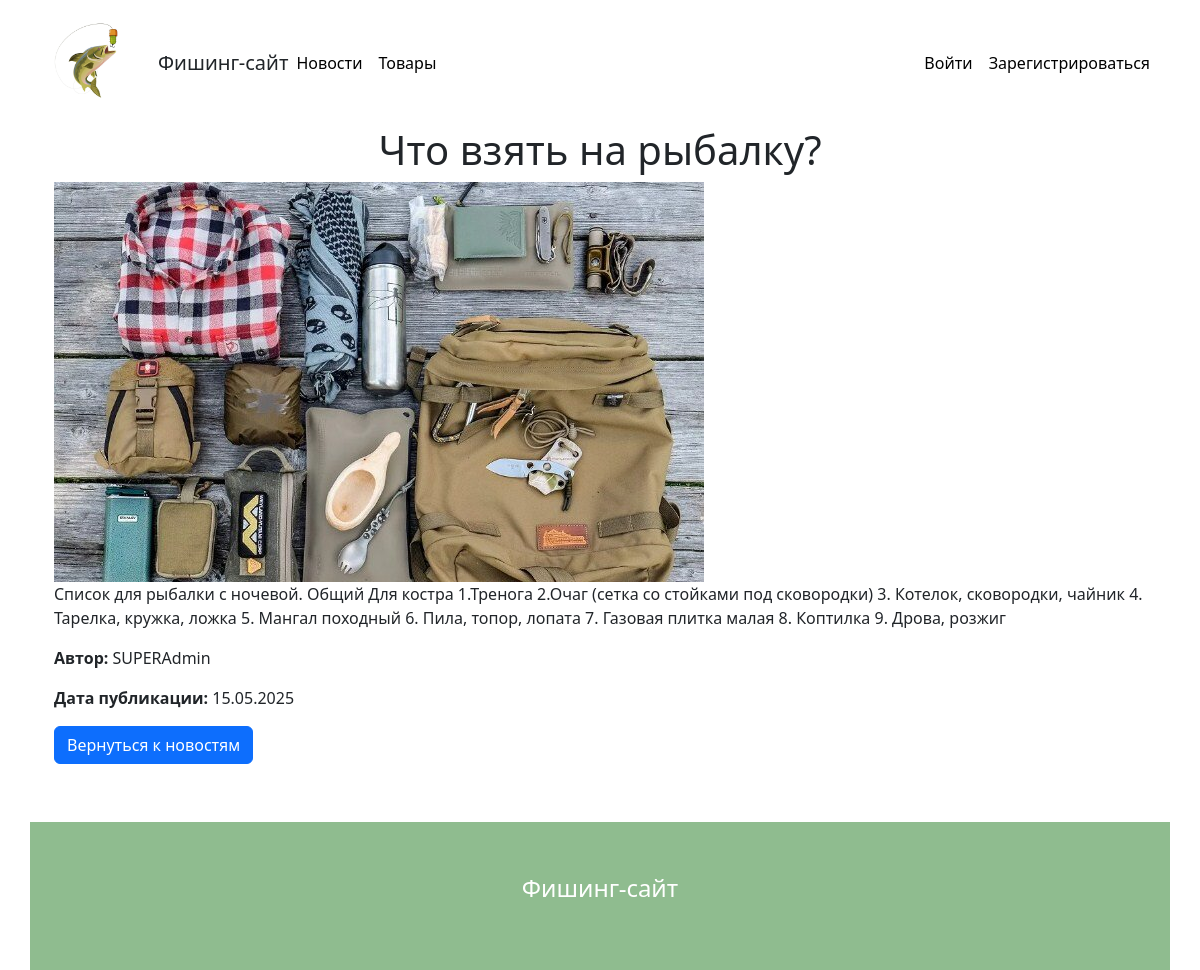
Screenshot of /news/7 with the database file from the repository.
### core/app/news/models.py (models this page shows)
class News(db.Model):
    __tablename__ = "news"
    id = db.Column(db.Integer, primary_key=True)
    title = db.Column(db.String(100), nullable=False)
    picture = db.Column(
        db.String(200),
        nullable=True,
    )
    text = db.Column(
        db.String(500),
        nullable=False,
    )
    author_id = db.Column(db.Integer, db.ForeignKey("users.id", name="author"))
    author = db.relationship(User)
    news_type = db.Column(
        sqlalchemy.Enum(NewsType),
        default=NewsType.regular,
    )
    is_published = db.Column(
        db.Boolean,
        nullable=False,
        default=True,
    )
    created_at = db.Column(db.DateTime, default=datetime.now)

### core/app/users/models.py (models this page shows, shortened)
class User(db.Model, UserMixin):
    __tablename__ = "users"
    id = sqlalchemy.Column(
        sqlalchemy.Integer,
        primary_key=True,
        autoincrement=True,
    )
    name = sqlalchemy.Column(
        sqlalchemy.String,
        nullable=True,
    )
    email = sqlalchemy.Column(
        sqlalchemy.String,
        index=True,
        unique=True,
        nullable=True,
    )
    role = db.Column(
        sqlalchemy.Enum(UserRole),
        default=UserRole.user,
        nullable=False,
    )
    hashed_password = sqlalchemy.Column(
        sqlalchemy.String,
        nullable=True,
    )
    created_date = sqlalchemy.Column(
        sqlalchemy.DateTime,
        default=datetime.datetime.now,
    )

### core/routes/news/routes.py (the view)
@news_bp.route("/news/<int:id>", methods=["GET"])
def get_news_item(id: int):
    news_item = NewsService.get_news_item(id)
    return render_template("news/news-item.html", news_item=news_item)

### core/app/news/services.py (called while the page is built)
    def get_news_item(id: int):
        news_item = db.session.query(News).get(id)
        return news_item

### templates/news/news-item.html
{% extends "base.html" %}
{% block content %}
<div class="container">
    <div class="news-item">
        <h1 class="text-center">{{ news_item.title }}</h1>
        {% if news_item.picture %}
            <img src="../{{ news_item.picture }}" alt="{{ news_item.title }}" class="news_item.image img-fluid">
        {% endif %}
        <p class="news_item-text">{{ news_item.text }}</p>
        <p class="news_item-author"><span class="fw-bold">Автор:</span> {{ news_item.author.name }}</p>
        <p class="news_item-date"><span class="fw-bold">Дата публикации:</span> {{ news_item.created_at.strftime('%d.%m.%Y') }}</p>
        <div class="">
            <a href="/news/" class="btn btn-primary">Вернуться к новостям</a>
        </div>
    </div>
</div>
{% endblock %}

### rows the page displays
News: title "Что взять на рыбалку?", picture (picture), text "Список для рыбалки с ночевой. Общий Для костра 1.Тренога 2.Очаг (сетка со стойками под сковородки) 3. Котелок, сковородки, чайник 4. Тарелка, кружка, ложка 5. Мангал походный 6. Пила, топор, лопата 7. Газовая плитка малая 8. Коптилка 9. Дрова, розжиг", created_at "15.05.2025"
User: author.name "SUPERAdmin"
